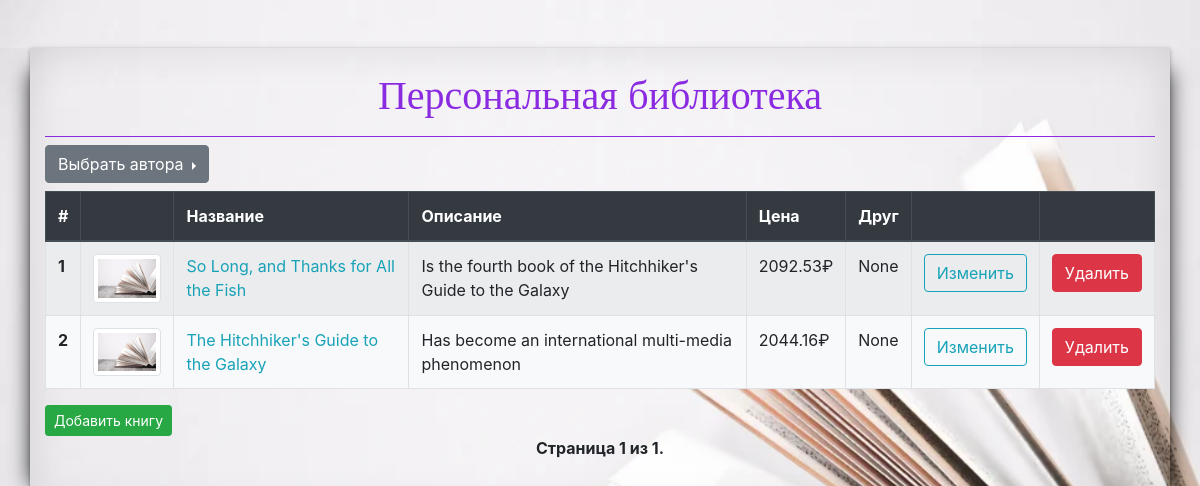
/library/4, run on the app's committed database.
### p_library/models.py (models this page shows, shortened)
class Book(models.Model):
    ISBN = models.CharField(max_length=13)
    title = models.CharField(max_length=50, unique=True,)
    description = models.TextField()
    year_release = models.SmallIntegerField()
    copy_count = models.SmallIntegerField(default=1)
    price = models.DecimalField(default=None, max_digits=19, decimal_places=2)
    author = models.ForeignKey(
        Author, on_delete=models.CASCADE, related_name='author_books')
    friend = models.ForeignKey(Friend, on_delete=models.SET_NULL,
                               related_name='friend_books', null=True, blank=True)
    photo = models.ImageField(upload_to='books/photo', blank=True)

### p_library/views.py (the view)
# urls.py: path('<int:author_id>', BookListView.as_view(), name='books_list'),
class BookListView(ListView, AuthorListMixin, AuthorMixin):
    template_name = 'books_list.html'
    paginate_by = 2
    def get_context_data(self, **kwargs):
        context = super().get_context_data(**kwargs)
        context['author_form'] = AuthorForm(instance=self.get_author())
        return context
    def get_queryset(self):
        return Book.objects.filter(author=self.get_author()).order_by('title')

### p_library/views.py (called while the page is built)
    def get_context_data(self, **kwargs):
        context = super().get_context_data(**kwargs)
        context['authors'] = Author.objects.order_by('full_name')
        return context

    def get_author(self, **kwargs):
        try:
            author_by = Author.objects.get(pk=self.kwargs['author_id'])
        except ObjectDoesNotExist:
            author_by = Author.objects.first()
        self.author_by = author_by
        return author_by

    def get_context_data(self, **kwargs):
        context = super().get_context_data(**kwargs)
        if self.author_by == None:
            author_by = Author.objects.get(pk=self.kwargs['author_id'] or 1)
            context['author_by'] = author_by
        else:
            context['author_by'] = self.author_by
        return context

### templates/books_list.html (shortened to what this page needs)
{% extends 'base.html' %}
{% load crispy_forms_tags %}
{% block left_menu %} {% include 'includes/author_menu.html' %} {% endblock left_menu %}
{% block main %}
<div class="books-list">
    <table class="table table-striped table-bordered">
    <thead class="thead-dark">
        <tr>
            <th scope="col">#</th>
            <th scope="col">&nbsp;</th>
            <th scope="col">Название</th>
            <th scope="col">Описание</th>
            <th scope="col">Цена</th>
            <th scope="col">Друг</th>
            <th scope="col">&nbsp;</th>
            <th scope="col">&nbsp;</th>
        </tr>
    </thead>
    <tbody class="bg-light">
        {% for book in book_list %}
        <tr>
            <th scope="row">{{forloop.counter}}</th>
            <td>
            {% if book.photo %} <img src="{{book.photo.url}}" class="img-thumbnail" width="100"> {% endif %}</td>
            <td><a class="text-info" href="{% url 'p_library:book_detail' book_id=book.id %}?page={{page_obj.number}}">{{book.title}}</a></td>
            <td>{{book.description}}</td>
            <td>{{book.price}}&#x20bd;</td>
            <td>{{book.friend}}</td>
            <td><a class="btn btn-outline-info" href="{% url 'p_library:book_update' book_id=book.id %}?page={{page_obj.number}}" role="button">Изменить</a></td>
            <td><a class="btn btn-danger" href="{% url 'p_library:book_delete' book_id=book.id %}?page={{page_obj.number}}" role="button">Удалить</a></td>
        </tr>
        {% endfor %}
    </tbody>
</table>
<a class="btn btn-sm btn-success" href="{% url 'p_library:book_add' author_id=author_by.id %}" role="button">Добавить книгу</a>
<div class="pagination">
    <div class="step-links d-flex justify-content-around m-auto">
        <div class="current mr-5 ml-5">
            <b>Страница {{ page_obj.number }} из {{ paginator.num_pages }}.</b>
        </div>
    </div>
</div>
{% endblock main %}

### templates/base.html (shortened to what this page needs)
<!DOCTYPE html>
{% load static %}
<html lang="en">
    <head>
        <link
            rel="stylesheet"
            href="https://stackpath.bootstrapcdn.com/bootstrap/4.4.1/css/bootstrap.min.css"
        />
        <link rel="stylesheet" href="{% static 'main.css' %}" type="text/css" />
    </head>
    <body>
        <div class="container mt-5">
            <header class="justify-content-center">
                <h1>Персональная библиотека</h1>
            </header>
            <div class="content pb-5">
                <div class="content__left-menu">
                    <aside>{% block left_menu %} {% endblock left_menu %}</aside>
                </div>
                <div class="content__main">
                    <main>{% block main %} {% endblock main %}</main>
                </div>
            </div>
        </div>
    </body>
</html>

### templates/includes/author_menu.html (shortened to what this page needs)
<div class="row">
    <div class="dropright mb-2 col-auto mr-auto">
        <button class="btn btn-secondary dropdown-toggle" type="button" id="dropdownMenuButton" data-toggle="dropdown" aria-haspopup="true" aria-expanded="false">
            Выбрать автора
        </button>
    </div>
</div>

### templates/includes/modals/author_modal_edit.html (shortened to what this page needs)
{% load crispy_forms_tags %}

### static/main.css (style rules this page uses)
html, body { height: 100%; min-height: 100%; margin: 0; padding: 0; background-image: url('img/bg.jpg'); background-size: cover; background-repeat: no-repeat; }
header { border-bottom: 1px; }
header>h1 { font-family: 'Pacifico', serif; padding: 20px 0; text-align: center; color: blueviolet; border-bottom: 1px solid blueviolet; }
.container { z-index: 1; box-shadow: 0 1px 4px rgba(0, 0, 0, 0.3), -23px 0 20px -23px rgba(0, 0, 0, 0.8), 23px 0 20px -23px rgba(0, 0, 0, 0.8), 0 0 40px rgba(0, 0, 0, 0.1) inset; }
.pagination { display: flex; }

### data on the page
Book: photo (picture), title "So Long, and Thanks for All the Fish", description "Is the fourth book of the Hitchhiker's Guide to the Galaxy", price "2092.53", friend "None"
Book: photo (picture), title "The Hitchhiker's Guide to the Galaxy", description "Has become an international multi-media phenomenon", price "2044.16", friend "None"

### other printed values
{{ page_obj.number }} "1"
{{ paginator.num_pages }} "1"
